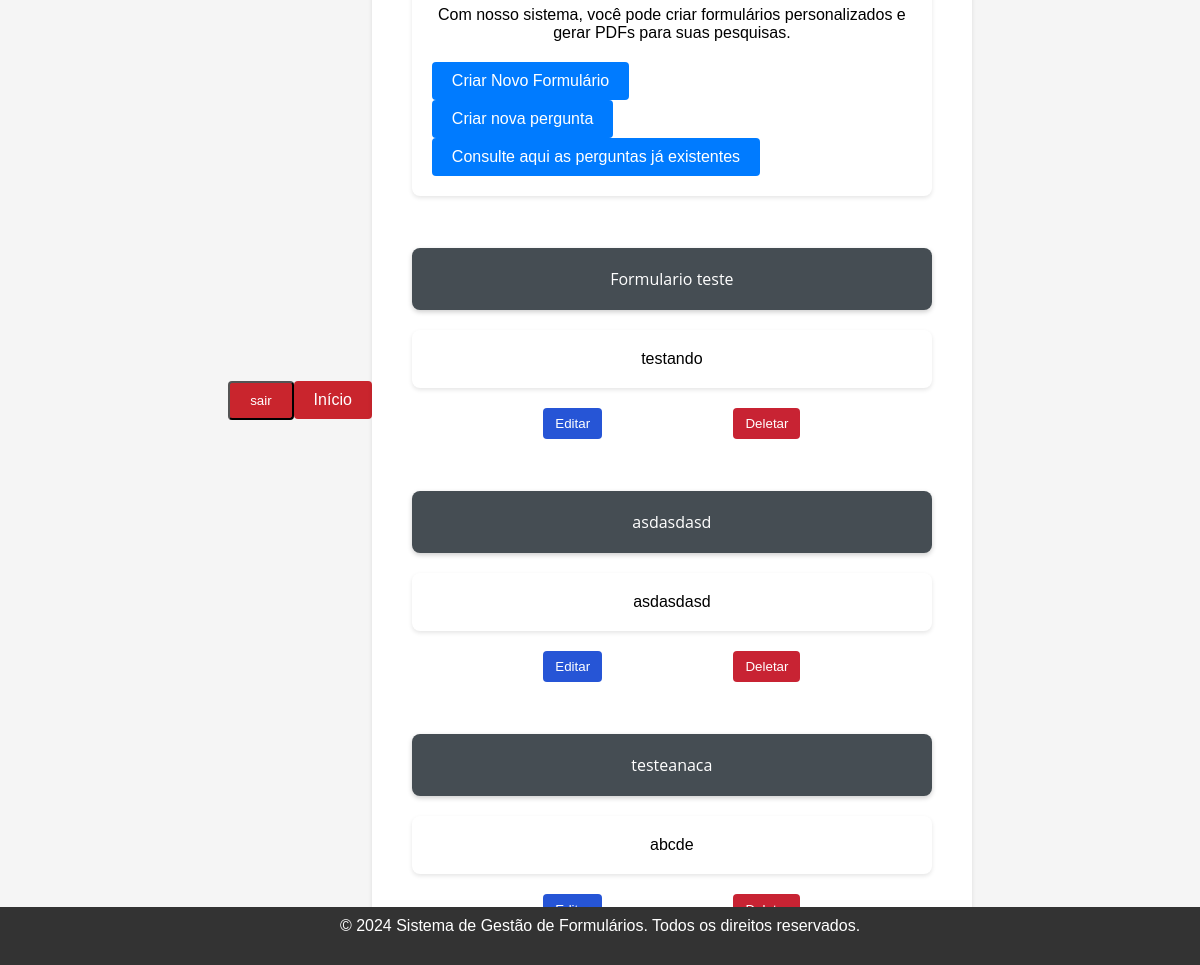
The app's page / (signed in) with its own data.
### formulario/models.py (models this page shows)
class Formulario(models.Model):
    nome = models.CharField(max_length=200)
    descricao = models.TextField(max_length=2000, blank=True, null=True)
    data_criacao = models.DateTimeField(auto_now_add=True, blank=True, null=True)
    data_atualizacao = models.DateTimeField(auto_now=True)
    ativo = models.BooleanField(default=True)
    author = models.ForeignKey("auth.User", on_delete=models.CASCADE)
    def __str__(self):
        return self.nome

### formulario/views.py (the view)
# urls.py: path('', views.index, name='index'),
@login_required
def index(request):
    all_forms = Formulario.objects.filter(author=request.user).order_by('-data_criacao')
    print(all_forms)
    return render(request, 'formulario/index.html', {'formularios': all_forms, 'user': request.user})

### formulario/templates/formulario/index.html (shortened to what this page needs)
{% extends "formulario/base.html" %}
{% block content %}
<main>
    <div class="container">
        <p>Com nosso sistema, você pode criar formulários personalizados e gerar PDFs para suas pesquisas.</p>
        <div class="buttons-container">
            <a class="button" href="/novo">Criar Novo Formulário</a>
        </div>
        <div class="buttons-container">
        <a class="button" href="/selecionar-tipo/">Criar nova pergunta</a>
        </div>
        <div class="buttons-container">
            <a class="button" href="{% url 'listagem_perguntas' %}" >Consulte aqui as perguntas já existentes</a>
        </div>
    </div>
        {% for formulario in formularios %}
            <p class="caixas container">{{ formulario.nome }}</p>
            <p class="container caixas_descricao">{{formulario.descricao}}</p>
            <div class="para_lado">
                <form action="{% url 'editar' formulario.id %}" method="GET">
                    <button type="submit" class="editar-formulario">Editar</button>
                </form>
                <form action="{% url 'deletar' formulario.id %}" method="POST">
                    <button type="submit" class="deletar-formulario">Deletar</button>
                </form>
            </div>
        {% endfor %}
</main>
<footer>
    <p>&copy; 2024 Sistema de Gestão de Formulários. Todos os direitos reservados.</p>
</footer>
{% endblock %}

### formulario/static/css/style1.css (style rules this page uses)
.para_lado { flex-direction: row; display: flex; justify-content:space-evenly; }
.editar-formulario { background-color: #2655d6; color: white; border: none; padding: 8px 12px; border-radius: 4px; cursor: pointer; }
.editar-formulario { background-color: #2655d6; }
.deletar-formulario { background-color: #dc3545; color: white; border: none; padding: 8px 12px; border-radius: 4px; cursor: pointer; }
.deletar-formulario { background-color: #c82333; }
* { margin: 0; padding: 0; box-sizing: border-box; }
body, html { height: 100%; font-family: Arial, sans-serif; background-color: #f5f5f5; display: flex; justify-content: center; align-items: center; text-align: center; }
footer { background-color: #333; color: #fff; padding: 10px; position: fixed; bottom: 0; left: 0; right: 0; width: 100%; }
body { font-family: Arial, sans-serif; background-color: #f5f5f5; }
main { padding: 20px; }
.container { max-width: 600px; margin: 0 auto; background-color: #fff; border-radius: 8px; padding: 20px; box-shadow: 0 2px 4px rgba(0, 0, 0, 0.1); }
.container p { font-size: 16px; margin-bottom: 20px; }
.buttons-container { display: flex; justify-content: space-between; }
.button { display: inline-block; padding: 10px 20px; background-color: #007bff; color: #fff; text-decoration: none; border-radius: 4px; transition: background-color 0.3s ease; }
.caixas { flex-direction: column; margin-top: 10%; background-color: #454d53; font-family: "Open Sans", sans-serif; font-size: 18px; padding: 20px; margin-bottom: 10px; border-radius: 8px; box-shadow: 0 2px 5px rgba(0, 0, 0, 0.2); color: #fff; }

### records on screen
Formulario: nome "Formulario teste", descricao "testando"
Formulario: nome "asdasdasd", descricao "asdasdasd"
Formulario: nome "testeanaca", descricao "abcde"
